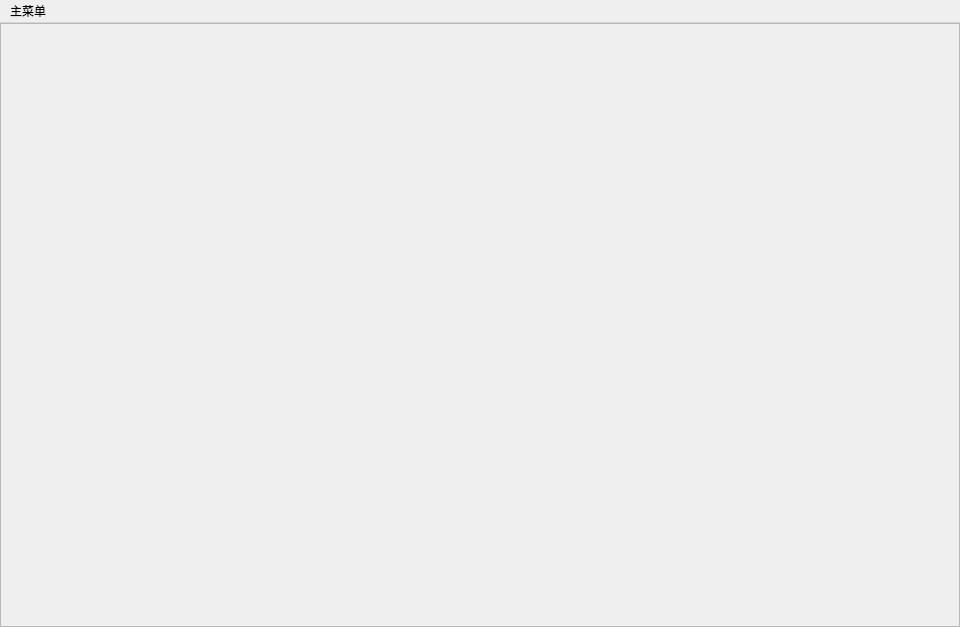
<?xml version="1.0" encoding="UTF-8"?>
<ui version="4.0">
 <class>ScreenWindow</class>
 <widget class="QMainWindow" name="ScreenWindow">
  <property name="geometry">
   <rect>
    <x>0</x>
    <y>0</y>
    <width>960</width>
    <height>626</height>
   </rect>
  </property>
  <property name="windowTitle">
   <string>屏幕窗口</string>
  </property>
  <widget class="QWidget" name="centralwidget">
   <layout class="QGridLayout" name="gridLayout">
    <property name="leftMargin">
     <number>0</number>
    </property>
    <property name="topMargin">
     <number>0</number>
    </property>
    <property name="rightMargin">
     <number>0</number>
    </property>
    <property name="bottomMargin">
     <number>0</number>
    </property>
    <item row="0" column="0">
     <widget class="QScrollArea" name="scrollArea">
      <property name="minimumSize">
       <size>
        <width>804</width>
        <height>604</height>
       </size>
      </property>
      <property name="autoFillBackground">
       <bool>true</bool>
      </property>
      <property name="sizeAdjustPolicy">
       <enum>QAbstractScrollArea::AdjustToContents</enum>
      </property>
      <widget class="QWidget" name="w_canvas">
       <property name="geometry">
        <rect>
         <x>0</x>
         <y>0</y>
         <width>639</width>
         <height>439</height>
        </rect>
       </property>
      </widget>
     </widget>
    </item>
   </layout>
  </widget>
  <widget class="QMenuBar" name="menuBar">
   <property name="geometry">
    <rect>
     <x>0</x>
     <y>0</y>
     <width>960</width>
     <height>22</height>
    </rect>
   </property>
   <widget class="QMenu" name="m_main">
    <property name="title">
     <string>主菜单</string>
    </property>
    <widget class="QMenu" name="m_rect">
     <property name="title">
      <string>矩形</string>
     </property>
     <addaction name="a_rect_draw"/>
     <addaction name="a_rect_color"/>
    </widget>
    <widget class="QMenu" name="m_blend">
     <property name="title">
      <string>混合模式</string>
     </property>
     <addaction name="a_blend_normal"/>
     <addaction name="a_blend_plus"/>
    </widget>
    <addaction name="m_blend"/>
    <addaction name="m_rect"/>
    <addaction name="a_bg_color"/>
    <addaction name="separator"/>
    <addaction name="a_close"/>
   </widget>
   <addaction name="m_main"/>
  </widget>
  <action name="a_close">
   <property name="text">
    <string>关闭</string>
   </property>
   <property name="shortcut">
    <string>Ctrl+W</string>
   </property>
  </action>
  <action name="a_rect">
   <property name="text">
    <string>图像矩形</string>
   </property>
  </action>
  <action name="a_blend">
   <property name="text">
    <string>混合模式</string>
   </property>
  </action>
  <action name="a_rect_draw">
   <property name="checkable">
    <bool>true</bool>
   </property>
   <property name="text">
    <string>是否显示</string>
   </property>
  </action>
  <action name="a_rect_color">
   <property name="text">
    <string>设置颜色</string>
   </property>
  </action>
  <action name="a_blend_normal">
   <property name="checkable">
    <bool>true</bool>
   </property>
   <property name="checked">
    <bool>true</bool>
   </property>
   <property name="text">
    <string>普通</string>
   </property>
  </action>
  <action name="actionBlend_add">
   <property name="text">
    <string>blend_add</string>
   </property>
  </action>
  <action name="actionBlend_plus">
   <property name="text">
    <string>blend_plus</string>
   </property>
  </action>
  <action name="a_blend_plus">
   <property name="checkable">
    <bool>true</bool>
   </property>
   <property name="text">
    <string>颜色加</string>
   </property>
  </action>
  <action name="a_bg_color">
   <property name="text">
    <string>设置背景色</string>
   </property>
  </action>
 </widget>
 <resources/>
 <connections>
  <connection>
   <sender>a_close</sender>
   <signal>triggered()</signal>
   <receiver>ScreenWindow</receiver>
   <slot>close()</slot>
   <hints>
    <hint type="sourcelabel">
     <x>-1</x>
     <y>-1</y>
    </hint>
    <hint type="destinationlabel">
     <x>479</x>
     <y>312</y>
    </hint>
   </hints>
  </connection>
 </connections>
</ui>
